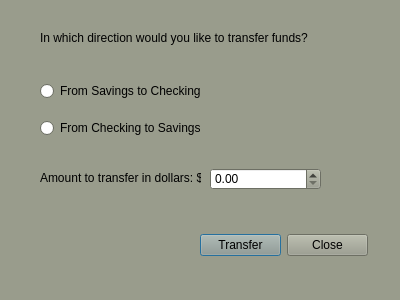
<?xml version="1.0" encoding="UTF-8"?>
<ui version="4.0">
 <class>Transfer</class>
 <widget class="QDialog" name="Transfer">
  <property name="geometry">
   <rect>
    <x>0</x>
    <y>0</y>
    <width>400</width>
    <height>300</height>
   </rect>
  </property>
  <property name="palette">
   <palette>
    <active>
     <colorrole role="WindowText">
      <brush brushstyle="SolidPattern">
       <color alpha="255">
        <red>0</red>
        <green>0</green>
        <blue>0</blue>
       </color>
      </brush>
     </colorrole>
     <colorrole role="Button">
      <brush brushstyle="SolidPattern">
       <color alpha="255">
        <red>153</red>
        <green>156</green>
        <blue>140</blue>
       </color>
      </brush>
     </colorrole>
     <colorrole role="Light">
      <brush brushstyle="SolidPattern">
       <color alpha="255">
        <red>230</red>
        <green>234</green>
        <blue>210</blue>
       </color>
      </brush>
     </colorrole>
     <colorrole role="Midlight">
      <brush brushstyle="SolidPattern">
       <color alpha="255">
        <red>191</red>
        <green>195</green>
        <blue>175</blue>
       </color>
      </brush>
     </colorrole>
     <colorrole role="Dark">
      <brush brushstyle="SolidPattern">
       <color alpha="255">
        <red>76</red>
        <green>78</green>
        <blue>70</blue>
       </color>
      </brush>
     </colorrole>
     <colorrole role="Mid">
      <brush brushstyle="SolidPattern">
       <color alpha="255">
        <red>102</red>
        <green>104</green>
        <blue>93</blue>
       </color>
      </brush>
     </colorrole>
     <colorrole role="Text">
      <brush brushstyle="SolidPattern">
       <color alpha="255">
        <red>0</red>
        <green>0</green>
        <blue>0</blue>
       </color>
      </brush>
     </colorrole>
     <colorrole role="BrightText">
      <brush brushstyle="SolidPattern">
       <color alpha="255">
        <red>255</red>
        <green>255</green>
        <blue>255</blue>
       </color>
      </brush>
     </colorrole>
     <colorrole role="ButtonText">
      <brush brushstyle="SolidPattern">
       <color alpha="255">
        <red>0</red>
        <green>0</green>
        <blue>0</blue>
       </color>
      </brush>
     </colorrole>
     <colorrole role="Base">
      <brush brushstyle="SolidPattern">
       <color alpha="255">
        <red>255</red>
        <green>255</green>
        <blue>255</blue>
       </color>
      </brush>
     </colorrole>
     <colorrole role="Window">
      <brush brushstyle="SolidPattern">
       <color alpha="255">
        <red>153</red>
        <green>156</green>
        <blue>140</blue>
       </color>
      </brush>
     </colorrole>
     <colorrole role="Shadow">
      <brush brushstyle="SolidPattern">
       <color alpha="255">
        <red>0</red>
        <green>0</green>
        <blue>0</blue>
       </color>
      </brush>
     </colorrole>
     <colorrole role="AlternateBase">
      <brush brushstyle="SolidPattern">
       <color alpha="255">
        <red>204</red>
        <green>205</green>
        <blue>197</blue>
       </color>
      </brush>
     </colorrole>
     <colorrole role="ToolTipBase">
      <brush brushstyle="SolidPattern">
       <color alpha="255">
        <red>255</red>
        <green>255</green>
        <blue>220</blue>
       </color>
      </brush>
     </colorrole>
     <colorrole role="ToolTipText">
      <brush brushstyle="SolidPattern">
       <color alpha="255">
        <red>0</red>
        <green>0</green>
        <blue>0</blue>
       </color>
      </brush>
     </colorrole>
    </active>
    <inactive>
     <colorrole role="WindowText">
      <brush brushstyle="SolidPattern">
       <color alpha="255">
        <red>0</red>
        <green>0</green>
        <blue>0</blue>
       </color>
      </brush>
     </colorrole>
     <colorrole role="Button">
      <brush brushstyle="SolidPattern">
       <color alpha="255">
        <red>153</red>
        <green>156</green>
        <blue>140</blue>
       </color>
      </brush>
     </colorrole>
     <colorrole role="Light">
      <brush brushstyle="SolidPattern">
       <color alpha="255">
        <red>230</red>
        <green>234</green>
        <blue>210</blue>
       </color>
      </brush>
     </colorrole>
     <colorrole role="Midlight">
      <brush brushstyle="SolidPattern">
       <color alpha="255">
        <red>191</red>
        <green>195</green>
        <blue>175</blue>
       </color>
      </brush>
     </colorrole>
     <colorrole role="Dark">
      <brush brushstyle="SolidPattern">
       <color alpha="255">
        <red>76</red>
        <green>78</green>
        <blue>70</blue>
       </color>
      </brush>
     </colorrole>
     <colorrole role="Mid">
      <brush brushstyle="SolidPattern">
       <color alpha="255">
        <red>102</red>
        <green>104</green>
        <blue>93</blue>
       </color>
      </brush>
     </colorrole>
     <colorrole role="Text">
      <brush brushstyle="SolidPattern">
       <color alpha="255">
        <red>0</red>
        <green>0</green>
        <blue>0</blue>
       </color>
      </brush>
     </colorrole>
     <colorrole role="BrightText">
      <brush brushstyle="SolidPattern">
       <color alpha="255">
        <red>255</red>
        <green>255</green>
        <blue>255</blue>
       </color>
      </brush>
     </colorrole>
     <colorrole role="ButtonText">
      <brush brushstyle="SolidPattern">
       <color alpha="255">
        <red>0</red>
        <green>0</green>
        <blue>0</blue>
       </color>
      </brush>
     </colorrole>
     <colorrole role="Base">
      <brush brushstyle="SolidPattern">
       <color alpha="255">
        <red>255</red>
        <green>255</green>
        <blue>255</blue>
       </color>
      </brush>
     </colorrole>
     <colorrole role="Window">
      <brush brushstyle="SolidPattern">
       <color alpha="255">
        <red>153</red>
        <green>156</green>
        <blue>140</blue>
       </color>
      </brush>
     </colorrole>
     <colorrole role="Shadow">
      <brush brushstyle="SolidPattern">
       <color alpha="255">
        <red>0</red>
        <green>0</green>
        <blue>0</blue>
       </color>
      </brush>
     </colorrole>
     <colorrole role="AlternateBase">
      <brush brushstyle="SolidPattern">
       <color alpha="255">
        <red>204</red>
        <green>205</green>
        <blue>197</blue>
       </color>
      </brush>
     </colorrole>
     <colorrole role="ToolTipBase">
      <brush brushstyle="SolidPattern">
       <color alpha="255">
        <red>255</red>
        <green>255</green>
        <blue>220</blue>
       </color>
      </brush>
     </colorrole>
     <colorrole role="ToolTipText">
      <brush brushstyle="SolidPattern">
       <color alpha="255">
        <red>0</red>
        <green>0</green>
        <blue>0</blue>
       </color>
      </brush>
     </colorrole>
    </inactive>
    <disabled>
     <colorrole role="WindowText">
      <brush brushstyle="SolidPattern">
       <color alpha="255">
        <red>76</red>
        <green>78</green>
        <blue>70</blue>
       </color>
      </brush>
     </colorrole>
     <colorrole role="Button">
      <brush brushstyle="SolidPattern">
       <color alpha="255">
        <red>153</red>
        <green>156</green>
        <blue>140</blue>
       </color>
      </brush>
     </colorrole>
     <colorrole role="Light">
      <brush brushstyle="SolidPattern">
       <color alpha="255">
        <red>230</red>
        <green>234</green>
        <blue>210</blue>
       </color>
      </brush>
     </colorrole>
     <colorrole role="Midlight">
      <brush brushstyle="SolidPattern">
       <color alpha="255">
        <red>191</red>
        <green>195</green>
        <blue>175</blue>
       </color>
      </brush>
     </colorrole>
     <colorrole role="Dark">
      <brush brushstyle="SolidPattern">
       <color alpha="255">
        <red>76</red>
        <green>78</green>
        <blue>70</blue>
       </color>
      </brush>
     </colorrole>
     <colorrole role="Mid">
      <brush brushstyle="SolidPattern">
       <color alpha="255">
        <red>102</red>
        <green>104</green>
        <blue>93</blue>
       </color>
      </brush>
     </colorrole>
     <colorrole role="Text">
      <brush brushstyle="SolidPattern">
       <color alpha="255">
        <red>76</red>
        <green>78</green>
        <blue>70</blue>
       </color>
      </brush>
     </colorrole>
     <colorrole role="BrightText">
      <brush brushstyle="SolidPattern">
       <color alpha="255">
        <red>255</red>
        <green>255</green>
        <blue>255</blue>
       </color>
      </brush>
     </colorrole>
     <colorrole role="ButtonText">
      <brush brushstyle="SolidPattern">
       <color alpha="255">
        <red>76</red>
        <green>78</green>
        <blue>70</blue>
       </color>
      </brush>
     </colorrole>
     <colorrole role="Base">
      <brush brushstyle="SolidPattern">
       <color alpha="255">
        <red>153</red>
        <green>156</green>
        <blue>140</blue>
       </color>
      </brush>
     </colorrole>
     <colorrole role="Window">
      <brush brushstyle="SolidPattern">
       <color alpha="255">
        <red>153</red>
        <green>156</green>
        <blue>140</blue>
       </color>
      </brush>
     </colorrole>
     <colorrole role="Shadow">
      <brush brushstyle="SolidPattern">
       <color alpha="255">
        <red>0</red>
        <green>0</green>
        <blue>0</blue>
       </color>
      </brush>
     </colorrole>
     <colorrole role="AlternateBase">
      <brush brushstyle="SolidPattern">
       <color alpha="255">
        <red>153</red>
        <green>156</green>
        <blue>140</blue>
       </color>
      </brush>
     </colorrole>
     <colorrole role="ToolTipBase">
      <brush brushstyle="SolidPattern">
       <color alpha="255">
        <red>255</red>
        <green>255</green>
        <blue>220</blue>
       </color>
      </brush>
     </colorrole>
     <colorrole role="ToolTipText">
      <brush brushstyle="SolidPattern">
       <color alpha="255">
        <red>0</red>
        <green>0</green>
        <blue>0</blue>
       </color>
      </brush>
     </colorrole>
    </disabled>
   </palette>
  </property>
  <property name="windowTitle">
   <string>Transfer Funds</string>
  </property>
  <widget class="QLabel" name="labelTransferWhere">
   <property name="geometry">
    <rect>
     <x>40</x>
     <y>30</y>
     <width>291</width>
     <height>16</height>
    </rect>
   </property>
   <property name="text">
    <string>In which direction would you like to transfer funds?</string>
   </property>
  </widget>
  <widget class="QWidget" name="verticalLayoutWidget">
   <property name="geometry">
    <rect>
     <x>40</x>
     <y>70</y>
     <width>160</width>
     <height>80</height>
    </rect>
   </property>
   <layout class="QVBoxLayout" name="verticalLayout_2">
    <item>
     <widget class="QRadioButton" name="radioFSTC">
      <property name="text">
       <string>From Savings to Checking.</string>
      </property>
     </widget>
    </item>
    <item>
     <widget class="QRadioButton" name="radioFCTS">
      <property name="text">
       <string>From Checking to Savings</string>
      </property>
     </widget>
    </item>
   </layout>
  </widget>
  <widget class="QWidget" name="horizontalLayoutWidget_2">
   <property name="geometry">
    <rect>
     <x>200</x>
     <y>220</y>
     <width>168</width>
     <height>51</height>
    </rect>
   </property>
   <layout class="QHBoxLayout" name="horizontalLayout_2">
    <item>
     <widget class="QPushButton" name="buttonTransferGO">
      <property name="text">
       <string>Transfer</string>
      </property>
     </widget>
    </item>
    <item>
     <widget class="QPushButton" name="buttonClose">
      <property name="text">
       <string>Close</string>
      </property>
     </widget>
    </item>
   </layout>
  </widget>
  <widget class="QDoubleSpinBox" name="doubleBoxTransferValue">
   <property name="geometry">
    <rect>
     <x>210</x>
     <y>168</y>
     <width>111</width>
     <height>22</height>
    </rect>
   </property>
   <property name="minimum">
    <double>0.000000000000000</double>
   </property>
   <property name="maximum">
    <double>999999999.990000009536743</double>
   </property>
   <property name="value">
    <double>0.000000000000000</double>
   </property>
  </widget>
  <widget class="QLabel" name="labelTransferAmount">
   <property name="geometry">
    <rect>
     <x>40</x>
     <y>170</y>
     <width>161</width>
     <height>16</height>
    </rect>
   </property>
   <property name="text">
    <string>Amount to transfer in dollars: $</string>
   </property>
  </widget>
 </widget>
 <resources/>
 <connections/>
</ui>
